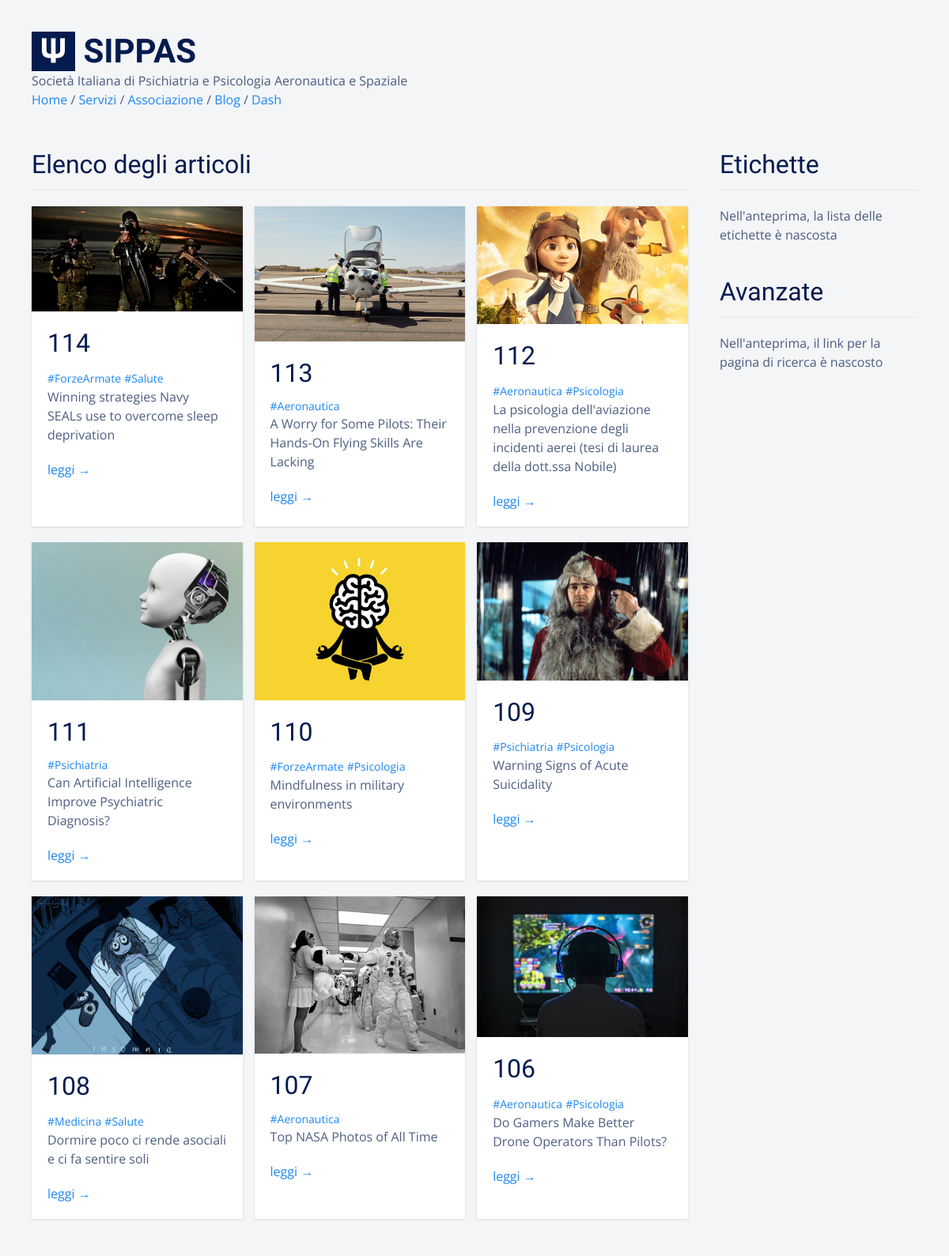
Page /blog/dashboard/frontpage/preview (signed in) on the earlier database version.
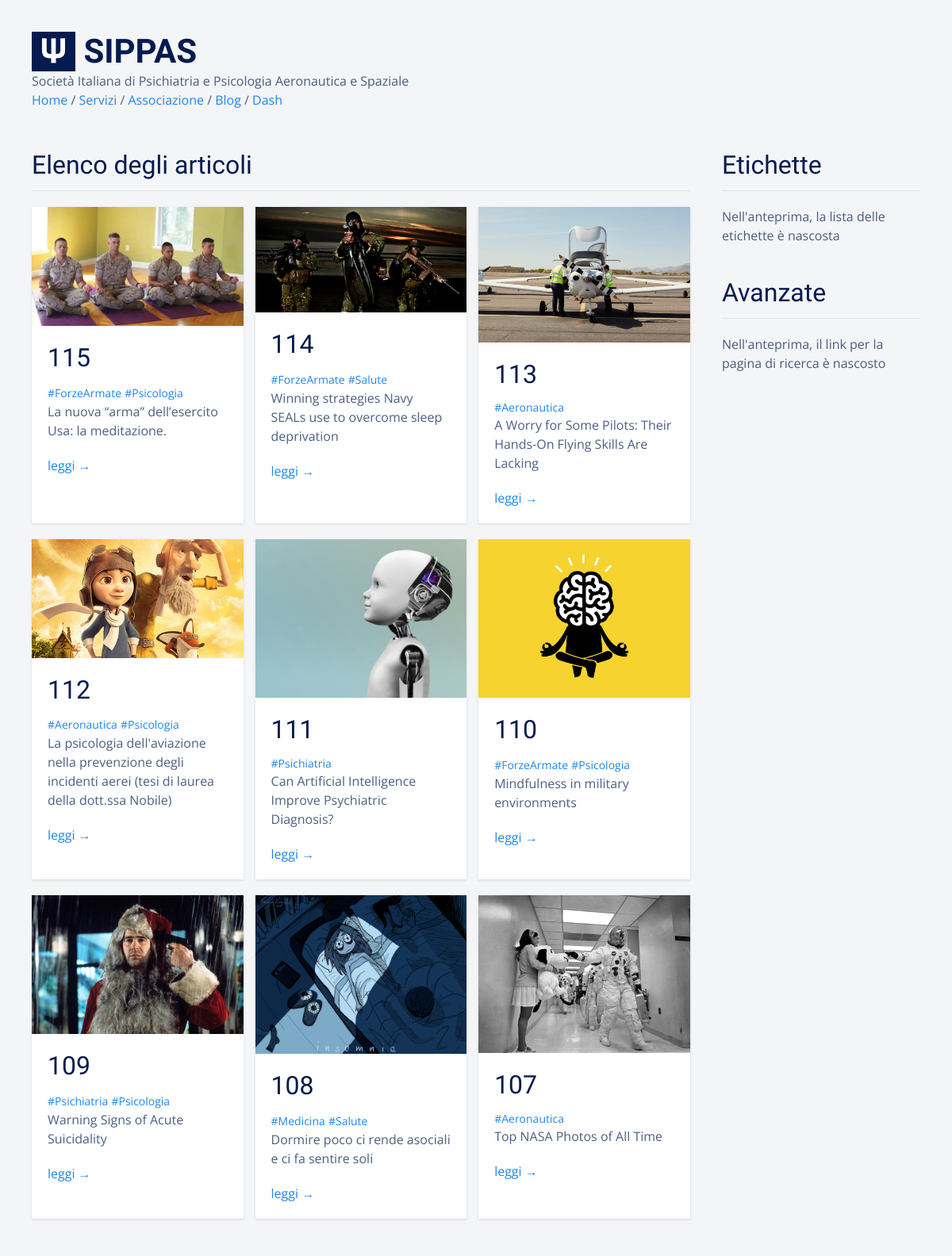
Same page on the later database version.
### tables this page shows
CREATE TABLE "posts" (
  "id" integer NOT NULL,
  "title" text,
  "body" TEXT,
  "teaser" text,
  "tags" TEXT,
  "is_sticky" integer,
  "author" text,
  "created_at" TEXT,
  "updated_at" text,
  "published_at" TEXT,
  PRIMARY KEY ("id")
);

### flaskApp/blueprints/blog/routes.py (the view)
@bp_blog.route("/dashboard/frontpage/preview")
@login_required
@has_role(["author", "editor", "admin"])
def blog_preview():
  posts = query_db("SELECT * FROM posts ORDER BY id DESC LIMIT ?", [ BLOG_PAGE_SIZE ])
  return render_template(
    "blog/posts_preview.html",
    posts=posts,
    tags=TAGS,
    pagination="blog/posts_pagination.html"
  )

### flaskApp/__init__.py (called while the page is built)
@app.after_request
def after_request(response):
  if request.path != "/":
    response.set_cookie("sippas_cookie_consent", value="set",  expires=datetime.datetime.now() + datetime.timedelta(days=365))
  return response

### flaskApp/blueprints/users/models.py (called while the page is built)
  @login_manager.user_loader
  def load_user(id):
    user = query_db("SELECT * FROM users WHERE id = ?", [id], one=True)
    if user:
        return User(**user)
    else:
        return None

### flaskApp/db/sqlite.py (called while the page is built)
def dict_factory(cursor, row):
  d = {}
  for idx, col in enumerate(cursor.description):
    d[col[0]] = row[idx]
  return d

def get_db():
  if "db" not in g:
    g.db = sqlite3.connect(
      db_path,
      detect_types=sqlite3.PARSE_DECLTYPES,
      isolation_level="DEFERRED"
    )
    g.db.cursor().execute("PRAGMA journal_mode=WAL")
    g.db.row_factory = dict_factory
  return g.db

def query_db(query, args=(), one=False):
  with closing(get_db().cursor().execute(query, args)) as cur:
    rv = cur.fetchall()
    return (rv[0] if rv else None) if one else rv

### flaskApp/blueprints/blog/templates/blog/posts_preview.html
{% extends 'base.html' %}
{% block content %}
<div class="uk-section">
  <div class="uk-container">
    <div class="uk-grid">
      <div class="uk-width-3-4@s">
        <h2 class="uk-heading-divider">Elenco degli articoli</h2>
        {% if posts %}
        {% include 'blog/posts_list.html' %}
        {% else %}
        <div class="uk-margin">
          Nessun articolo trovato.
        </div>
        {% endif %}
      </div>
      <div class="uk-width-expand">
        <div>
          <h2 class="uk-heading-divider">Etichette</h2>
          <p>Nell'anteprima, la lista delle etichette è nascosta</p>
          <h2 class="uk-heading-divider uk-margin-medium-top">Avanzate</h2>
          <div class="uk-margin">
            <p>Nell'anteprima, il link per la pagina di ricerca è nascosto</p>
          </div>
        </div>
      </div>
    </div>
  </div>
</div>
{% endblock %}

### flaskApp/blueprints/blog/templates/blog/posts_list.html
<div class="uk-grid uk-grid-match uk-grid-small">
  {% for p in posts %}
  <div class="uk-width-1-2@s uk-width-1-3@l uk-margin-bottom">
    <div class="uk-card uk-card-default uk-card-small uk-margin">
      {% if p.teaser %}
      <div class="uk-card-media-top">
        <img src="{{ url_for('static', filename='blog/' + p.teaser | replace('#', p.id | string)) }}" />
      </div>
      {% endif %}
      <div class="uk-card-body uk-padding-small-top">
        <h2 class="uk-margin-remove">{{ p.id }}</h2>
        <div class="uk-margin-small">
          <p class="uk-margin-remove">
            {% for tag in p.tags.split(' ') %} <a class="uk-text-small"
              href="{{ url_for('blog.posts_tagged', tag=tag) }}">{{ tag }}</a> {% endfor %}
          </p>
          <p class="uk-margin-remove">{{ p.title }}</p>
        </div>
        <div class="uk-margin">
          <a href="{{ url_for('blog.view_post', id=p.id) }}">leggi &rarr;</a>
        </div>
      </div>
    </div>
  </div>
  {% endfor %}
</div>

Differences in the rows shown:
no longer on this page (row unchanged): posts: teaser+id (picture), id "106", tag "#Aeronautica" "#Psicologia", title "Do Gamers Make Better Drone Operators Than Pilots?", shown under "Elenco degli articoli"
added posts: teaser+id (picture), id "115", tag "#ForzeArmate" "#Psicologia", title "La nuova “arma” dell’esercito Usa: la meditazione.", shown under "Elenco degli articoli"
